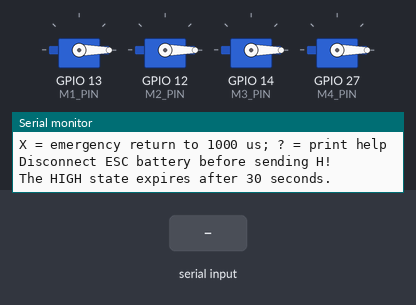
This sketch was run on a simulated ESP32. Parts: 4 × servo, the last lines printed to the serial monitor. The inputs (shaded band) are chosen by the test bench.

Above: at 3.2 s.
3.3 s: "H" received over Serial
At 4.5 s:
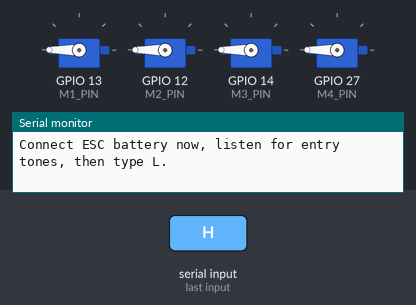
4.8 s: "L" received over Serial
At 5.6 s:
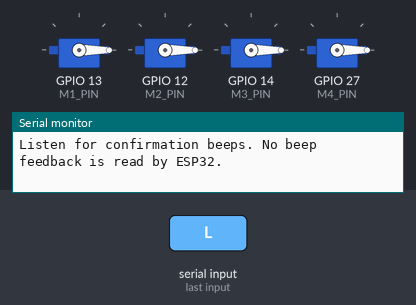
Timing chart, 0 to 7.8 s (numbered marks = the images above; inputs shaded):
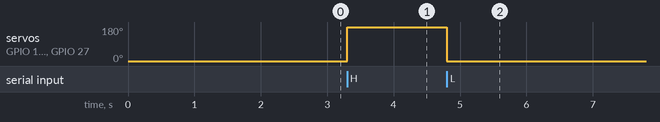

Measured:
- after the input at 3.3 s, servo on GPIO 13 (M1_PIN), servo on GPIO 12 (M2_PIN), servo on GPIO 14 (M3_PIN), servo on GPIO 27 (M4_PIN): 0° → 180° at once
- after the input at 4.8 s, servo on GPIO 13 (M1_PIN), servo on GPIO 12 (M2_PIN), servo on GPIO 14 (M3_PIN), servo on GPIO 27 (M4_PIN): 180° → 0° at once

The sketch:

ESP32_QuadX_ESCCalibration.ino
```cpp
/*
  ESP32 Quad-X - Manual PWM ESC endpoint calibration
  For separate, propeller-free maintenance, NOT for flight.

  Pins:
    M1 Front Right GPIO13
    M2 Rear Right  GPIO12
    M3 Rear Left   GPIO14
    M4 Front Left  GPIO27

  CALIBRATION IS OPT-IN, NOT AUTOMATIC ON EVERY STARTUP.
  This sketch ALWAYS boots into safe minimum (1000 us).
  To calibrate ESCs whose firmware supports throttle endpoint learning:
    1. REMOVE ALL PROPELLERS. Secure the frame. DISCONNECT ESC LiPo power.
    2. Power the ESP32 separately, via an appropriately isolated USB supply.
       Ensure any external BEC 5V is disconnected from the USB-powered ESP32.
       The ESC signal ground and ESP32 ground must have a suitable reference.
    3. Open Serial Monitor at 115200 baud.
    4. Type H to send HIGH (2000 us). ONLY do this while LiPo is unplugged.
    5. Connect ESC LiPo; listen for calibration-entry beeps.
    6. Type L promptly at the correct beep to send LOW (1000 us).
    7. Confirm successful save tones for all four ESCs. Power down.
    8. Reflash your usual flight-controller sketch for normal operation.

  DANGER: HIGH could spin motors if an ESC is already armed/powered.
  HIGH automatically reverts to LOW after 30 seconds as a backup only.
  The firmware cannot know whether battery is unplugged.

  The ESP32's GPIO12 (M2) is a boot-strapping pin. If boot fails with ESC
  connected, check boot-strap loading and wiring.
*/

#include <Arduino.h>
#include <ESP32Servo.h>

static constexpr int M1_PIN = 13;
static constexpr int M2_PIN = 12;
static constexpr int M3_PIN = 14;
static constexpr int M4_PIN = 27;

static constexpr int ESC_CALIBRATION_HZ = 50;     // 20 ms PWM frame for endpoint learning
static constexpr int ESC_MIN_US = 1000;
static constexpr int ESC_HIGH_US = 2000;         // Endpoint learning, not normal flight max
static constexpr uint32_t HIGH_TIMEOUT_MS = 30000;

Servo m1, m2, m3, m4;
bool highActive = false;
uint32_t highSinceMs = 0;

void setAllESCs(int pulseUs) {
  m1.writeMicroseconds(pulseUs);
  m2.writeMicroseconds(pulseUs);
  m3.writeMicroseconds(pulseUs);
  m4.writeMicroseconds(pulseUs);
}

void safeLow(const char *why) {
  setAllESCs(ESC_MIN_US);
  highActive = false;
  Serial.print("ESC outputs: 1000 us LOW - ");
  Serial.println(why);
}

void setup() {
  Serial.begin(115200);

  ESP32PWM::allocateTimer(0);
  ESP32PWM::allocateTimer(1);
  ESP32PWM::allocateTimer(2);
  ESP32PWM::allocateTimer(3);

  m1.setPeriodHertz(ESC_CALIBRATION_HZ);
  m2.setPeriodHertz(ESC_CALIBRATION_HZ);
  m3.setPeriodHertz(ESC_CALIBRATION_HZ);
  m4.setPeriodHertz(ESC_CALIBRATION_HZ);

  m1.attach(M1_PIN, ESC_MIN_US, ESC_HIGH_US);
  m2.attach(M2_PIN, ESC_MIN_US, ESC_HIGH_US);
  m3.attach(M3_PIN, ESC_MIN_US, ESC_HIGH_US);
  m4.attach(M4_PIN, ESC_MIN_US, ESC_HIGH_US);

  setAllESCs(ESC_MIN_US);
  delay(2000);  // Minimum throttle startup signal. No high throttle on boot.

  Serial.println("\n==== ESC ENDPOINT CALIBRATION: PROPS OFF ====");
  Serial.println("All ESCs output 1000 us at 50 Hz by default.");
  Serial.println("H = send 2000 us HIGH (ONLY when ESC battery is DISCONNECTED)");
  Serial.println("L = send 1000 us LOW after calibration-entry beeps");
  Serial.println("X = emergency return to 1000 us; ? = print help");
  Serial.println("Disconnect ESC battery before sending H!");
  Serial.println("The HIGH state expires after 30 seconds.");
}

void loop() {
  while (Serial.available() > 0) {
    char c = (char)Serial.read();
    if (c >= 'a' && c <= 'z') c -= ('a' - 'A');

    switch (c) {
      case 'H':
        if (highActive) {
          Serial.println("HIGH already active; send L after ESC entry tones.");
        } else {
          Serial.println("WARNING: 2000 us HIGH begins NOW. ESC BATTERY MUST BE UNPLUGGED.");
          setAllESCs(ESC_HIGH_US);
          highSinceMs = millis();
          highActive = true;
          Serial.println("Connect ESC battery now, listen for entry tones, then type L.");
        }
        break;
      case 'L':
        safeLow("requested LOW / endpoint-save step");
        Serial.println("Listen for confirmation beeps. No beep feedback is read by ESP32.");
        break;
      case 'X':
        safeLow("manual emergency stop command");
        break;
      case '?':
        Serial.println("H=HIGH (battery disconnected first), L=LOW, X=LOW, ?=help");
        break;
      default:
        break; // Ignore newline and unsupported characters
    }
  }

  if (highActive && (uint32_t)(millis() - highSinceMs) >= HIGH_TIMEOUT_MS) {
    safeLow("30-second HIGH watchdog expired");
    Serial.println("Calibration may be incomplete; verify ESC beeps.");
  }
  delay(5);
}
```
